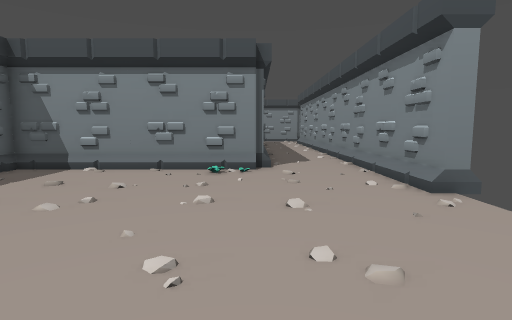
View 1 (above)

17 first-person views from a walk through a Godot game level. The camera is 1.3 m above the floor, tilts 6° down and sees 80° across. The floor is counted in squares, 1 m on a side. Each view is taken from the middle of a square. On the plan, view 1 faces up. The plan holds only what a view shows up to about 14 squares ahead; the rest is blank. The place goes on beyond the plan.

View 2
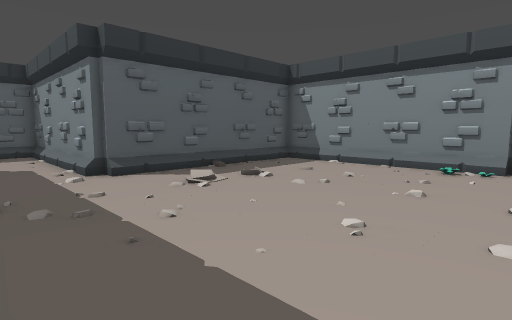

View 3
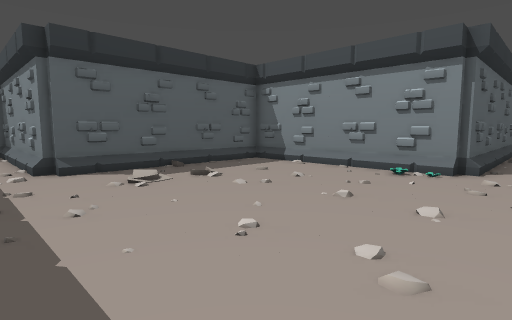

View 4
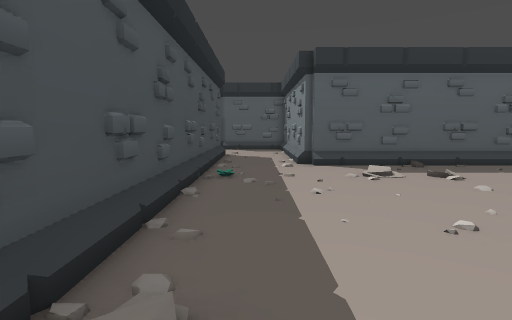

View 5
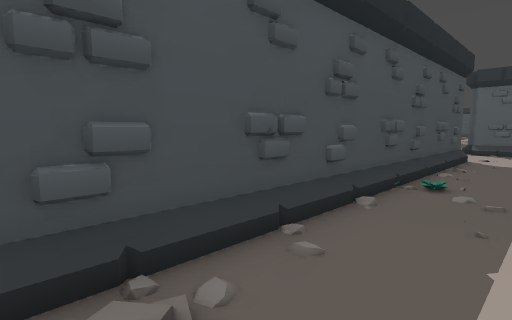

View 6
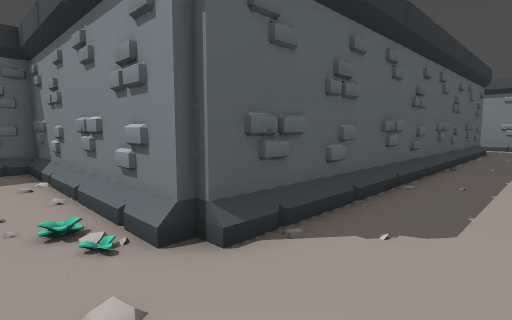

View 7
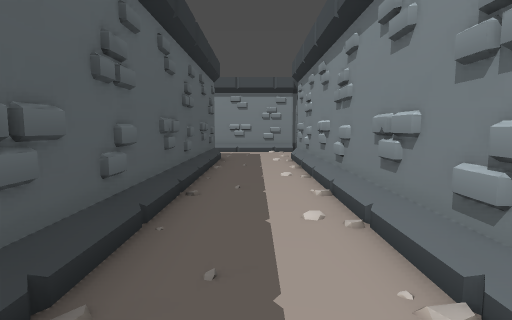

View 8
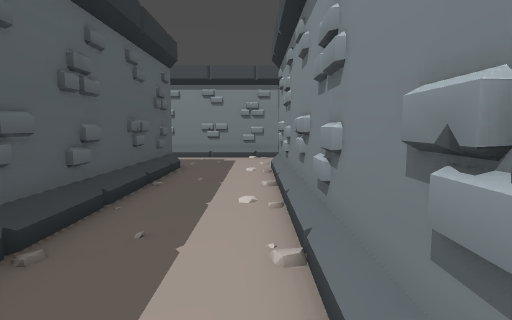

View 9
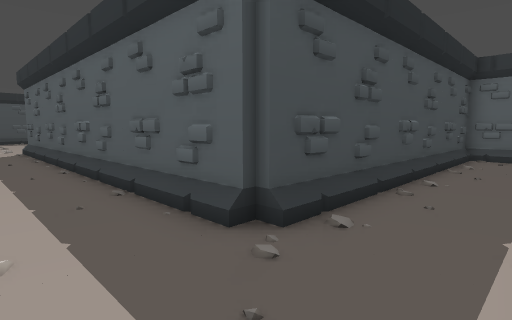

View 10
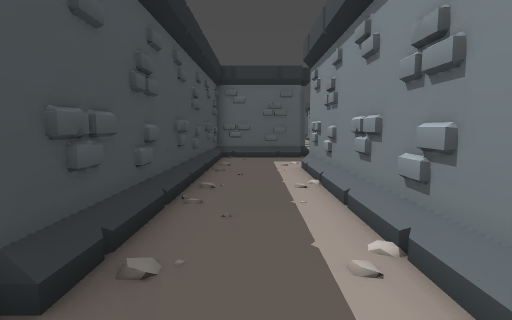

View 11
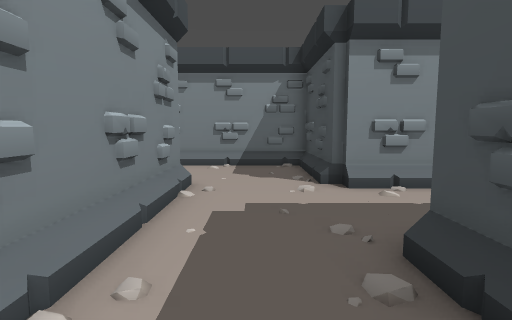

View 12
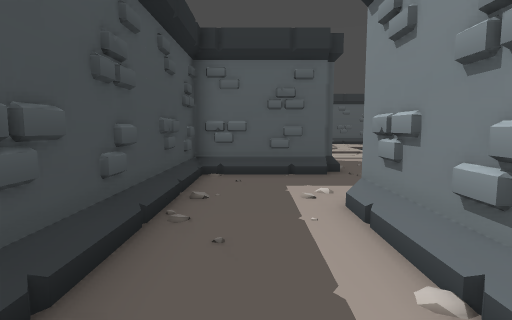

View 13
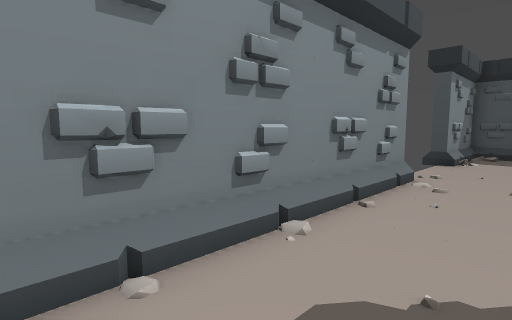

View 14
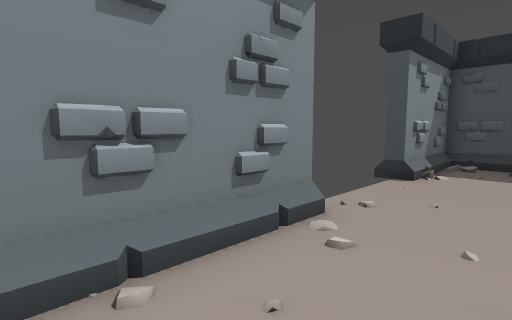

View 15
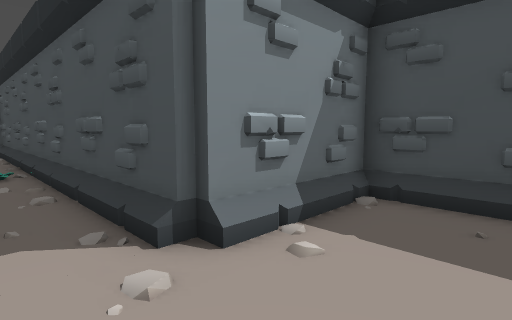

View 16
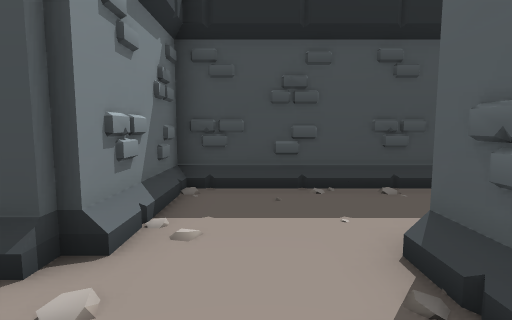

View 17
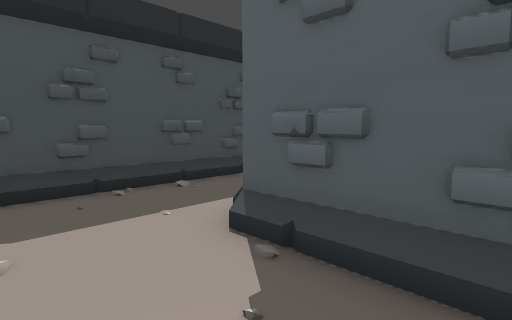

### Floor plan
Points are (right, up) in squares from view 1. A wall is a line through its corners. A room is listed if a view was taken in it or the views show most of it. See-through windows are left out.
Room 1 (views 1, 2, 3, 4, 5, 6, 7, 8, 9, 10, 11, 12, 13, 14, 15, 16, 17)
walls: (0.3, 9.8) (-7.7, 9.8) (-7.7, 2) (-8, 2) (-8, 1.5); (3.7, 6) (3.7, 26); (-7.7, 1.8) (-15.8, 1.8) (-15.8, -2); (3.6, -0.9) (4, -0.6); (-12, -2.1) (-12, -1.7) (3.7, -1.7) (3.7, 2); (0.3, 26) (0.3, 10) (0, 10) (0, 9.5); (-13.6, -5.9) (-13.4, -5.4); (4, 25.9) (4, 26.3) (7.7, 26.3) (7.7, 30.8); (-16.5, -5.7) (-12.3, -5.7) (-12.3, -2); (4.1, 29.8) (-8, 29.8); (-11.8, 30.1) (-11.8, 26.3) (0, 26.3) (0, 26) (0.5, 26); (-12, 30.5) (-12, 30)
low walls: (-5.2, 9.5) (-7.4, 9.5); (0, 9.5) (-5, 9.5); (0.5, 22.9) (0.5, 21.6); (-15.5, 0.9) (-15.5, -2); (0.5, 24.5) (0.5, 23.6); (0.5, 26) (0.5, 24.6); (-3.5, 29.5) (-4.4, 29.5); (-4.5, 29.5) (-8, 29.5); (-11.5, 27.8) (-11.5, 27.1); (0.4, 29.5) (-3.4, 29.5)
ways out: gap at (4, 2); gap at (4, 6)

Where each view was taken, in squares from view 1:
view 1: 0 up, 0 right, facing up
view 2: 1 down, 1 right, facing up-left
view 3: 0 up, 2 right, facing up-left
view 4: 0 up, 3 right, facing left
view 5: 1 up, 2 right, facing down-left
view 6: 8 up, 3 right, facing up-left
view 7: 13 up, 2 right, facing up
view 8: 16 up, 3 right, facing up
view 9: 29 up, 3 right, facing down-left
view 10: 28 up, 2 right, facing left
view 11: 28 up, 3 left, facing right
view 12: 28 up, 3 left, facing left
view 13: 14 up, 1 right, facing down-right
view 14: 10 up, 1 right, facing down-right
view 15: 0 up, 15 left, facing down-right
view 16: 1 up, 14 left, facing down
view 17: 1 up, 13 left, facing down-left
